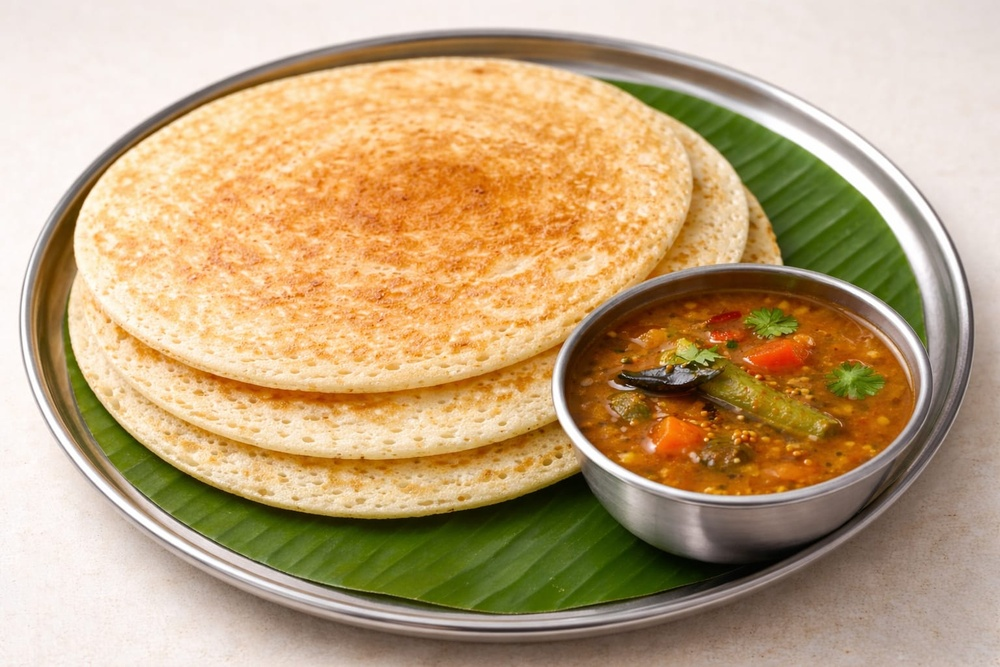
#> input picture nutrilens_backend/DOSA2.jpeg, 1000 x 667 px, shrunk from 1536 x 1024 before the run
$ python test_dosa_mask.py
#> lines starting #> are read from the running program, lines starting #| are printed output that depends on the picture; after the words box and inside, x2 and y2 are one past the last pixel; in counts of white or black regions, pixels touching at a corner belong together
import cv2
import numpy as np

img = cv2.imread("DOSA2.jpeg")
#> img is the input picture: shape (667, 1000, 3); mean B, G, R 124.6, 164.2, 191.2
h, w = img.shape[:2]
#> h = 667; w = 1000

# 1. GrabCut with big box
bx, by, bw, bh = int(w*0.02), int(h*0.02), int(w*0.96), int(h*0.96)
#> bx = 20; by = 13; bw = 960; bh = 640
gc_mask = np.zeros((h, w), np.uint8)
cv2.grabCut(img, gc_mask, (bx, by, bw, bh), np.zeros((1, 65), np.float64), np.zeros((1, 65), np.float64), 4, cv2.GC_INIT_WITH_RECT)
fg_mask = np.where((gc_mask==1)|(gc_mask==3), 255, 0).astype('uint8')
cv2.imwrite("stage1_grabcut.jpg", fg_mask)
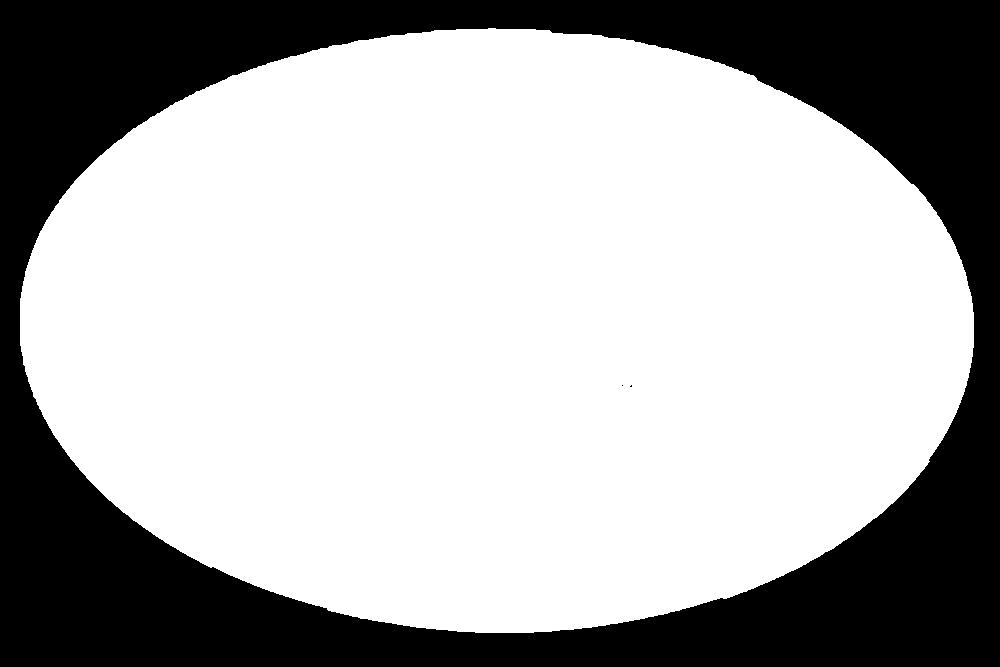
#> saved as stage1_grabcut.jpg: shape (667, 1000); 67.9% white; 3 black regions (2 under 20 px), largest, box (x1, y1, x2, y2) and area: (0, 0, 1000, 667) 214139

# 2. Green filter
hsv = cv2.cvtColor(img, cv2.COLOR_BGR2HSV)
#> hsv: shape (667, 1000, 3); mean H, S, V 18.8, 102.7, 193.3
green_mask_30 = cv2.inRange(hsv, np.array([30, 40, 40]), np.array([85, 255, 255]))
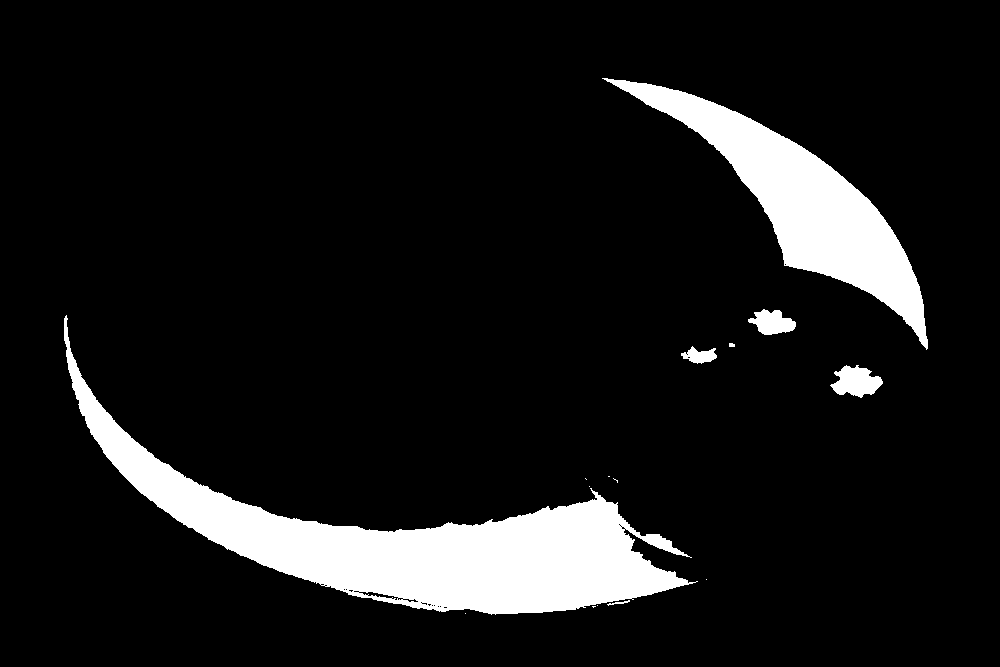
#> green_mask_30: shape (667, 1000); 9.8% white; 15 white regions (8 under 20 px), largest, box (x1, y1, x2, y2) and area: (64, 315, 698, 615) 41401, (602, 78, 928, 350) 21288, (830, 365, 883, 398) 1099
cv2.imwrite("stage2_green_30.jpg", green_mask_30)

green_mask_38 = cv2.inRange(hsv, np.array([36, 40, 40]), np.array([85, 255, 255]))
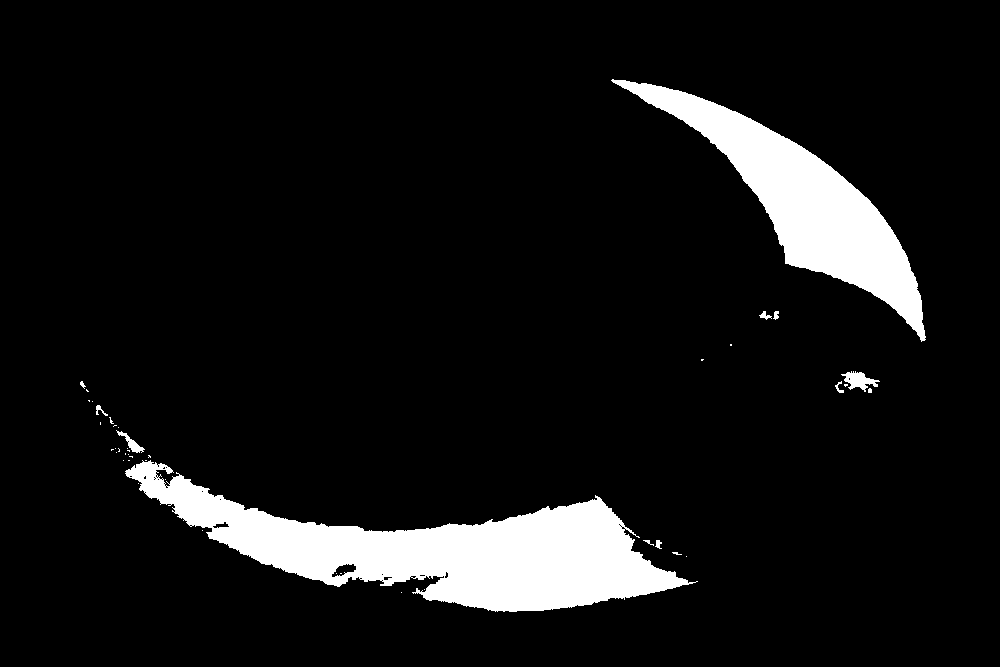
#> green_mask_38: shape (667, 1000); 8.3% white; 44 white regions (33 under 20 px), largest, box (x1, y1, x2, y2) and area: (125, 460, 698, 612) 33592, (611, 79, 926, 342) 20521, (841, 371, 880, 392) 387
cv2.imwrite("stage2_green_38.jpg", green_mask_38)

fg_mask_30 = fg_mask.copy()
fg_mask_30[green_mask_30 > 0] = 0
cv2.imwrite("stage3_fg_minus_green30.jpg", fg_mask_30)
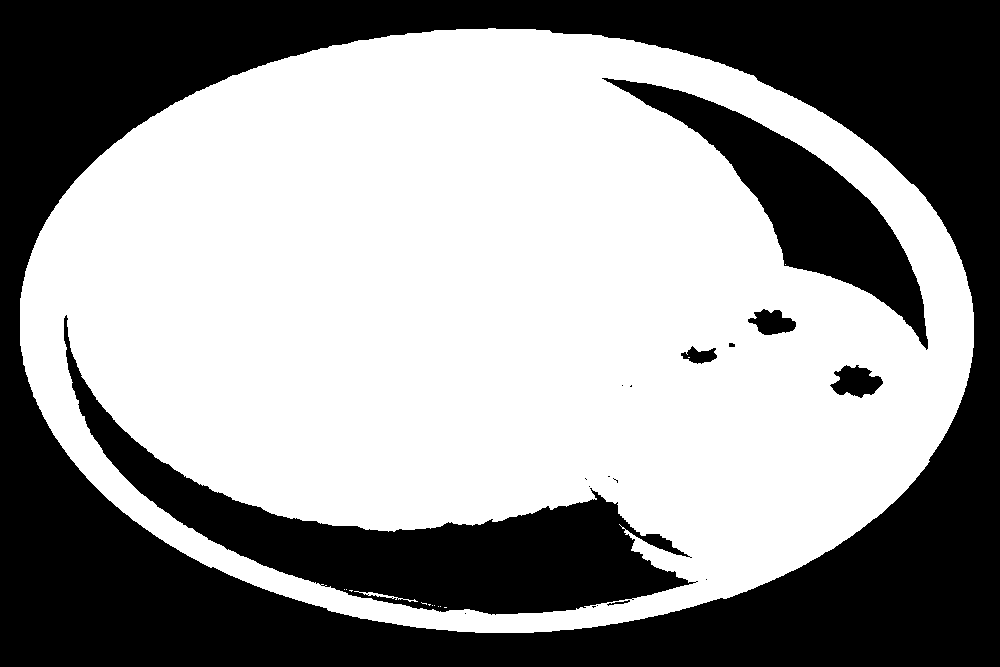
#> saved as stage3_fg_minus_green30.jpg: shape (667, 1000); 58.1% white; 18 black regions (10 under 20 px), largest, box (x1, y1, x2, y2) and area: (0, 0, 1000, 667) 214139, (64, 315, 698, 615) 41401, (602, 78, 928, 350) 21288

fg_mask_38 = fg_mask.copy()
fg_mask_38[green_mask_38 > 0] = 0
cv2.imwrite("stage3_fg_minus_green38.jpg", fg_mask_38)
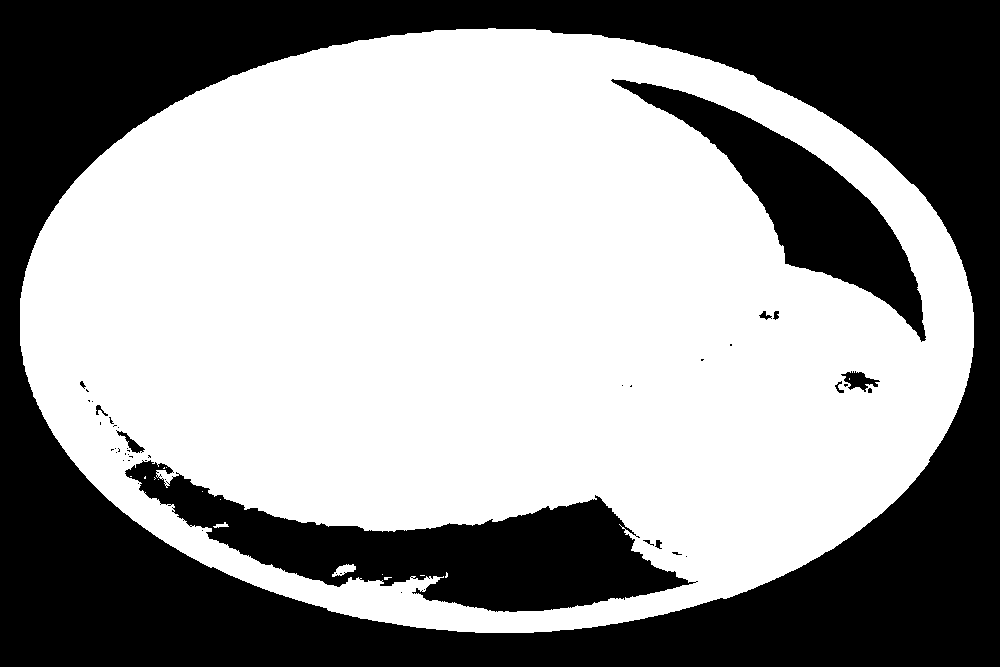
#> saved as stage3_fg_minus_green38.jpg: shape (667, 1000); 59.6% white; 47 black regions (35 under 20 px), largest, box (x1, y1, x2, y2) and area: (0, 0, 1000, 667) 214139, (125, 460, 698, 612) 33592, (611, 79, 926, 342) 20521

$ run again, with nutrilens_backend/appam.jpeg copied over nutrilens_backend/DOSA2.jpeg
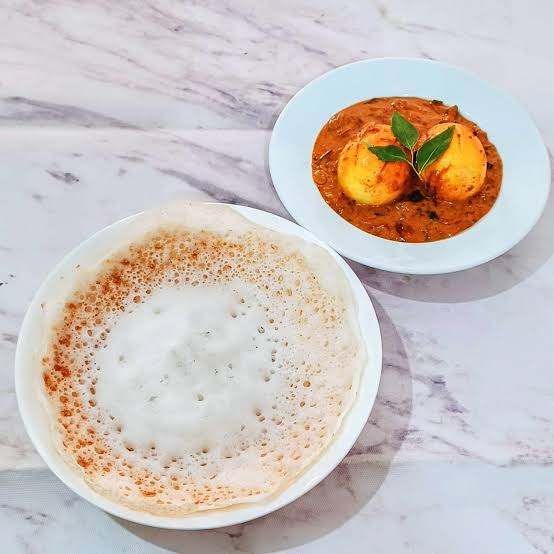
#> input picture nutrilens_backend/appam.jpeg, 554 x 554 px
#> img is the input picture: shape (554, 554, 3); mean B, G, R 191.1, 195.4, 204.3
#> `cv2.imwrite("stage1_grabcut.jpg", fg_mask)`:
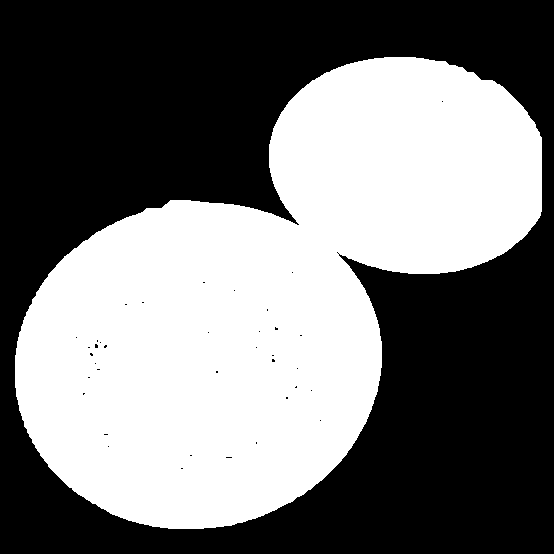
#> saved as stage1_grabcut.jpg: shape (554, 554); 46.2% white; 1 white region, box (x1, y1, x2, y2) and area: (15, 57, 542, 529) 141728
#> hsv: shape (554, 554, 3); mean H, S, V 84.3, 37.7, 212.1
#> green_mask_30: shape (554, 554); 0.48% white; 3 white regions, box (x1, y1, x2, y2) and area: (416, 129, 452, 168) 617, (391, 113, 417, 150) 514, (370, 147, 405, 161) 330
#> green_mask_38: shape (554, 554); 0.4% white; 3 white regions, box (x1, y1, x2, y2) and area: (416, 132, 450, 167) 529, (392, 114, 417, 149) 427, (372, 148, 405, 160) 278
#> `cv2.imwrite("stage3_fg_minus_green38.jpg", fg_mask_38)`:
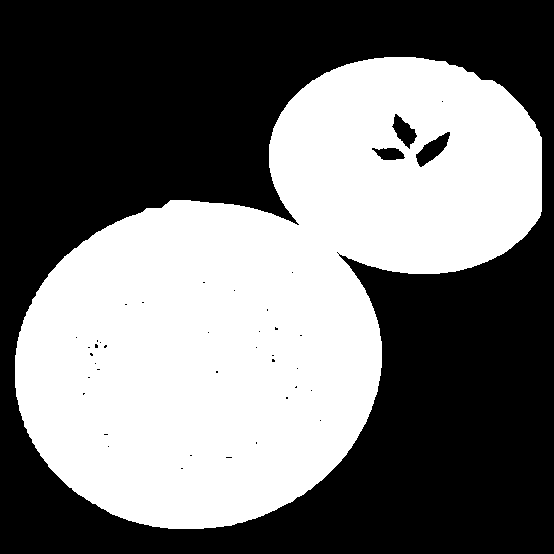
#> saved as stage3_fg_minus_green38.jpg: shape (554, 554); 45.8% white; 1 white region, box (x1, y1, x2, y2) and area: (15, 57, 542, 529) 140494
